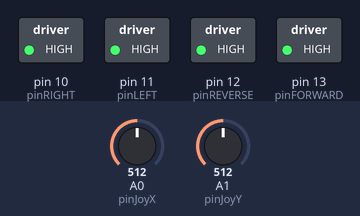
Simulated run of this sketch. Board: Arduino Uno, built with avr-gcc and run on an emulated ATmega328P. Shown: switched loads named in the sketch (green lamp = pin HIGH). Inputs (shaded band) come from the test bench; at power-on: A0 (pinJoyX) = 512, A1 (pinJoyY) = 512. The ROS host is connected and sends only what is stated; what the sketch prints to the serial monitor is not drawn.

Above: at 1.2 s.
1.3 s: A0 (pinJoyX) set to 6
4.3 s: A0 (pinJoyX) set to 3
7.3 s: A1 (pinJoyY) set to 526
8.8 s: A1 (pinJoyY) set to 544
10.3 s: A1 (pinJoyY) set to 511
At 11.4 s:
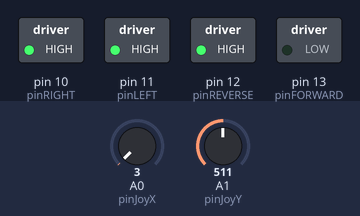
11.8 s: A0 (pinJoyX) set to 1023
At 12.6 s:
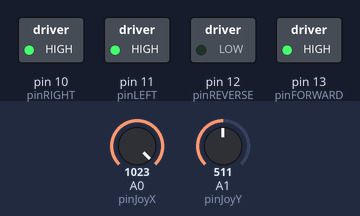
Timing chart, 0 to 14.4 s (numbered marks = the images above; inputs shaded):
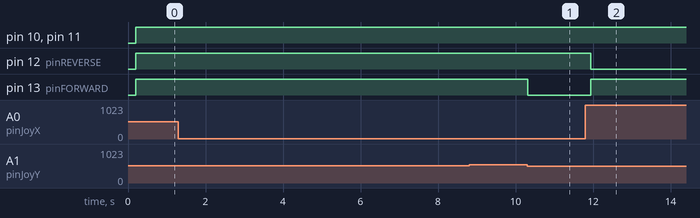

The sketch:

mapping_controller.ino
```cpp
// Author: Maria E. Delgado
// Credits:
//   Sung Jik Cha https://github.com/sungjik/my_personal_robotic_companion
//   http://forum.arduino.cc/index.php?topic=8652.0
//   Dallaby   http://letsmakerobots.com/node/19558#comment-49685
//   Bill Porter  http://www.billporter.info/?p=286
//   bobbyorr (nice connection diagram) http://forum.pololu.com/viewtopic.php?f=15&t=1923

// --------------------------------------------------------------//
// -------------------------- DEFINITIONS -----------------------//

#include <ros.h>
#include <ros/time.h>
#include <geometry_msgs/Vector3Stamped.h>

#define USE_USBCON

#define pinJoyX       A0
#define pinJoyY       A1

#define pinFORWARD    13
#define pinREVERSE    12
#define pinLEFT       11
#define pinRIGHT      10

#define LOOPTIME      100

// Timing
unsigned long time_since_last_command;
unsigned long lastMilli;

// Velocities (actual and required) for each wheel
#define VELOCITY_FORWARD        1.6
#define ACCELERATION_FORWARD    1.35

#define VELOCITY_REVERSE        1.35
#define ACCELERATION_REVERSE    1.35

#define VELOCITY_TURN           2.5
#define ACCELERATION_TURN       1.4

double vel_actual_right;
double vel_actual_left;

// Commands
int command;
bool is_new_command;
bool is_wheelchair_on;

int joystick_x;
int joystick_y;

int prev_joystick_x;
int prev_joystick_y;

// --------------------------------------------------------------//
// --------------------------- FUNCTIONS ------------------------//
ros::NodeHandle  nh;
geometry_msgs::Vector3Stamped vel_msg;
ros::Publisher vel_publisher("vel", &vel_msg);
ros::Time current_time;
ros::Time last_time;

void publish_velocity(unsigned long time) {
  vel_msg.vector.x = vel_actual_right;
  vel_msg.vector.y = vel_actual_left;
  vel_msg.vector.z = double(time)/1000;
  vel_msg.header.stamp = nh.now();
  Serial.print(" ** Vel right: ");
  Serial.print(vel_actual_right);
  Serial.print(" / Vel left: ");
  Serial.print(vel_actual_left);
  Serial.print(" **");
  vel_publisher.publish(&vel_msg);
  nh.spinOnce();
}

int get_actual_directions(int joystick_x, int joystick_y) {
  if( (joystick_x < 5) && (joystick_y > 502) ) { // if FORDWARD, return 1
    return(1);
  }
  else if( (joystick_x > 1020) && (joystick_y > 502) ) { // if REVERSE, return 2
    return(2);
  }
  else if( (joystick_x > 502) && (joystick_y > 1020) ) { // if LEFT, return 3
    return(3);
  }
  else if( (joystick_x > 502) && (joystick_y < 5) ) { // if RIGHT, return 4
    return(4);
  }
  else {
    return(0);
  }
}

void get_actual_velocity(unsigned long time_since_last_command, int command) {  // HACER
  double acceleration;
  double velocity;
  if( command == 1) { // FORWARD
    acceleration = ACCELERATION_FORWARD;
    velocity = VELOCITY_FORWARD;
  } else if( command == 2 ) { // REVERSE
    acceleration = - ACCELERATION_REVERSE;
    velocity = - VELOCITY_REVERSE;
  } else if( command == 3 || command == 4) { // LEFT OR RIGHT
    acceleration = ACCELERATION_TURN;
    velocity = VELOCITY_TURN;
  } else {
    acceleration = 0;
    velocity = 0;
  }

  // Set speed taking into account acceleration curve
  float current_velocity;
  if( abs(acceleration*time_since_last_command) >= abs(velocity) ) { // already reached constant velocity
    current_velocity = velocity;
  } else {                                                // still on acceleration curve
    current_velocity = acceleration*time_since_last_command;
  }

  if(command == 0 || command == 1 || command == 2){
      vel_actual_right = current_velocity;
      vel_actual_left = vel_actual_right;
  } else if( command == 3){
    vel_actual_right = current_velocity;
    vel_actual_left = - vel_actual_right;
  } else if( command == 4){
    vel_actual_left = current_velocity;
    vel_actual_right = - vel_actual_left;
  }
}

void send_wheelchair_command(int command) {
  switch(command) { // LOGICA INVERSA RELÉ
    case 0:
      digitalWrite(pinFORWARD, HIGH);
      digitalWrite(pinREVERSE, HIGH);
      digitalWrite(pinLEFT, HIGH);
      digitalWrite(pinRIGHT, HIGH);
      break;

    case 1:
      digitalWrite(pinREVERSE, HIGH);
      digitalWrite(pinLEFT, HIGH);
      digitalWrite(pinRIGHT, HIGH);
      digitalWrite(pinFORWARD, LOW);
      break;

    case 2:
      digitalWrite(pinFORWARD, HIGH);
      digitalWrite(pinLEFT, HIGH);
      digitalWrite(pinRIGHT, HIGH);
      digitalWrite(pinREVERSE, LOW);
      break;

    case 3:
      digitalWrite(pinFORWARD, HIGH);
      digitalWrite(pinREVERSE, HIGH);
      digitalWrite(pinRIGHT, HIGH);
      digitalWrite(pinLEFT, LOW);
      break;

    case 4:
      digitalWrite(pinFORWARD, HIGH);
      digitalWrite(pinREVERSE, HIGH);
      digitalWrite(pinLEFT, HIGH);
      digitalWrite(pinRIGHT, LOW);
      break;

  }
}

/* -------------- */
/* Main functions */

void setup() {
  // Init variables
  time_since_last_command = 0;

  vel_actual_right = 0;
  vel_actual_left = 0;

  joystick_x = 0;
  joystick_y = 0;
  prev_joystick_x = 0;
  prev_joystick_y = 0;

  command = 0;
  is_new_command = true;

  // Init Node Handle
  nh.initNode();
  nh.getHardware()->setBaud(57600);
  nh.advertise(vel_publisher);

  // Set Arduino pins
  pinMode(pinJoyX, INPUT);
  pinMode(pinJoyY, INPUT);

  pinMode(pinFORWARD, OUTPUT);
  pinMode(pinREVERSE, OUTPUT);
  pinMode(pinLEFT, OUTPUT);
  pinMode(pinRIGHT, OUTPUT);

  Serial.begin(57600);

}

void loop() {
  unsigned long time = millis();

  if(time - lastMilli >= LOOPTIME) {
    // If wheelchair ON, read x, y data from joystick and convert into directions
    joystick_x = analogRead(pinJoyX);
    delay(100);
    joystick_y = analogRead(pinJoyY);

    if( (abs(joystick_x - prev_joystick_x) > 20 ) || (abs(joystick_y - prev_joystick_y) > 20) ) {
      command = get_actual_directions(joystick_x, joystick_y);
      is_new_command = true;
    }

    prev_joystick_x = joystick_x;
    prev_joystick_y = joystick_y;

    // Send command to the chair
    send_wheelchair_command(command);

    // Get velocity from the commands and publish the actual velocity of the wheels
    if( is_new_command ){
      time_since_last_command = 0;
      is_new_command = false;
    }
    else
      time_since_last_command = time_since_last_command + LOOPTIME;

    get_actual_velocity(time_since_last_command, command);
    publish_velocity(time - lastMilli);
    lastMilli = time;
  }

}
```

Measured:
- after the input at 1.3 s, every drawn part: stays the same
- after the input at 4.3 s, every drawn part: stays the same
- after the input at 7.3 s, every drawn part: stays the same
- after the input at 8.8 s, every drawn part: stays the same
- after the input at 10.3 s, pin 13 (pinFORWARD): HIGH → LOW at once
- after the input at 11.8 s, pin 12 (pinREVERSE): HIGH → LOW after 0.14 s; pin 13 (pinFORWARD): LOW → HIGH after 0.14 s
